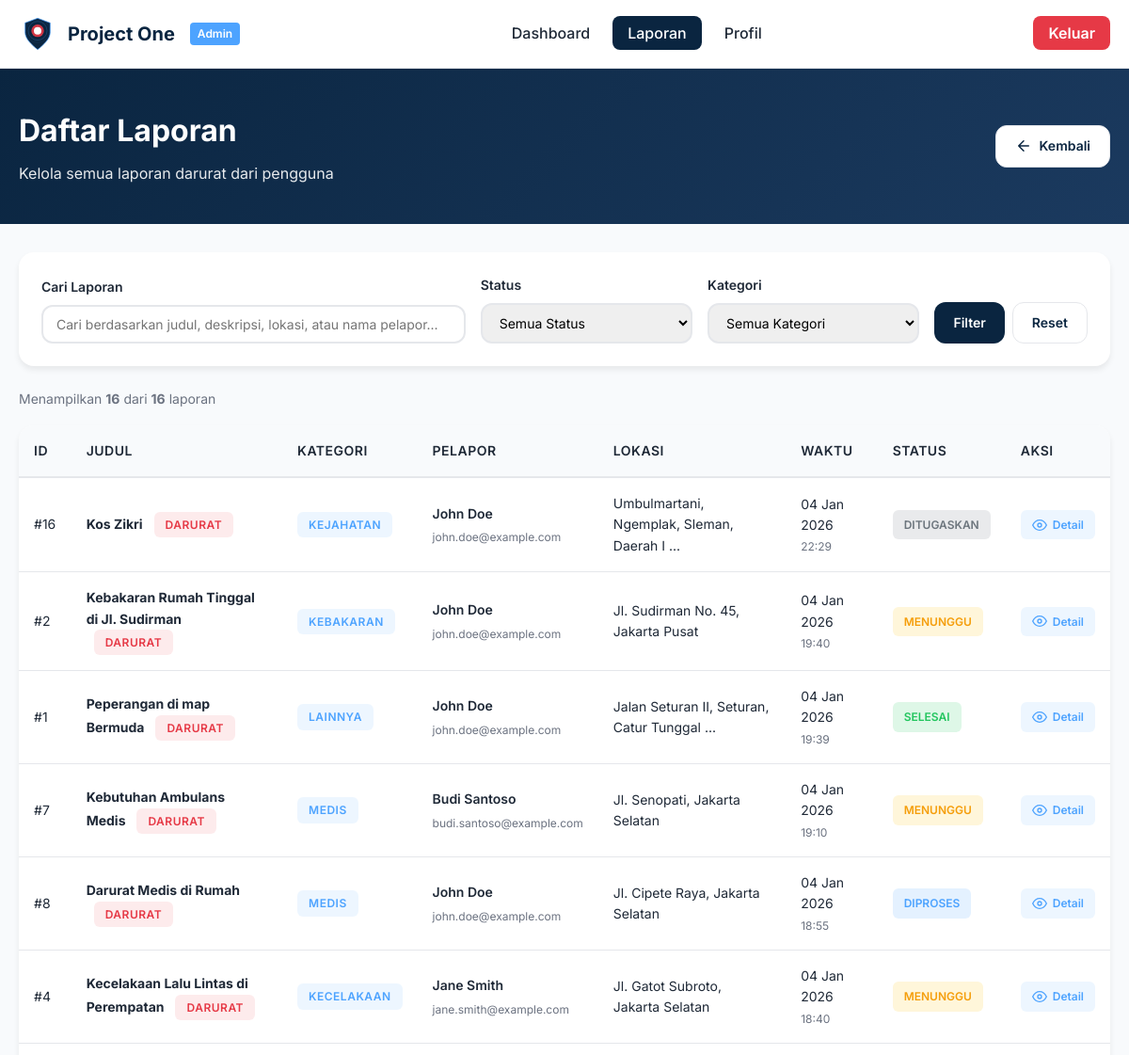
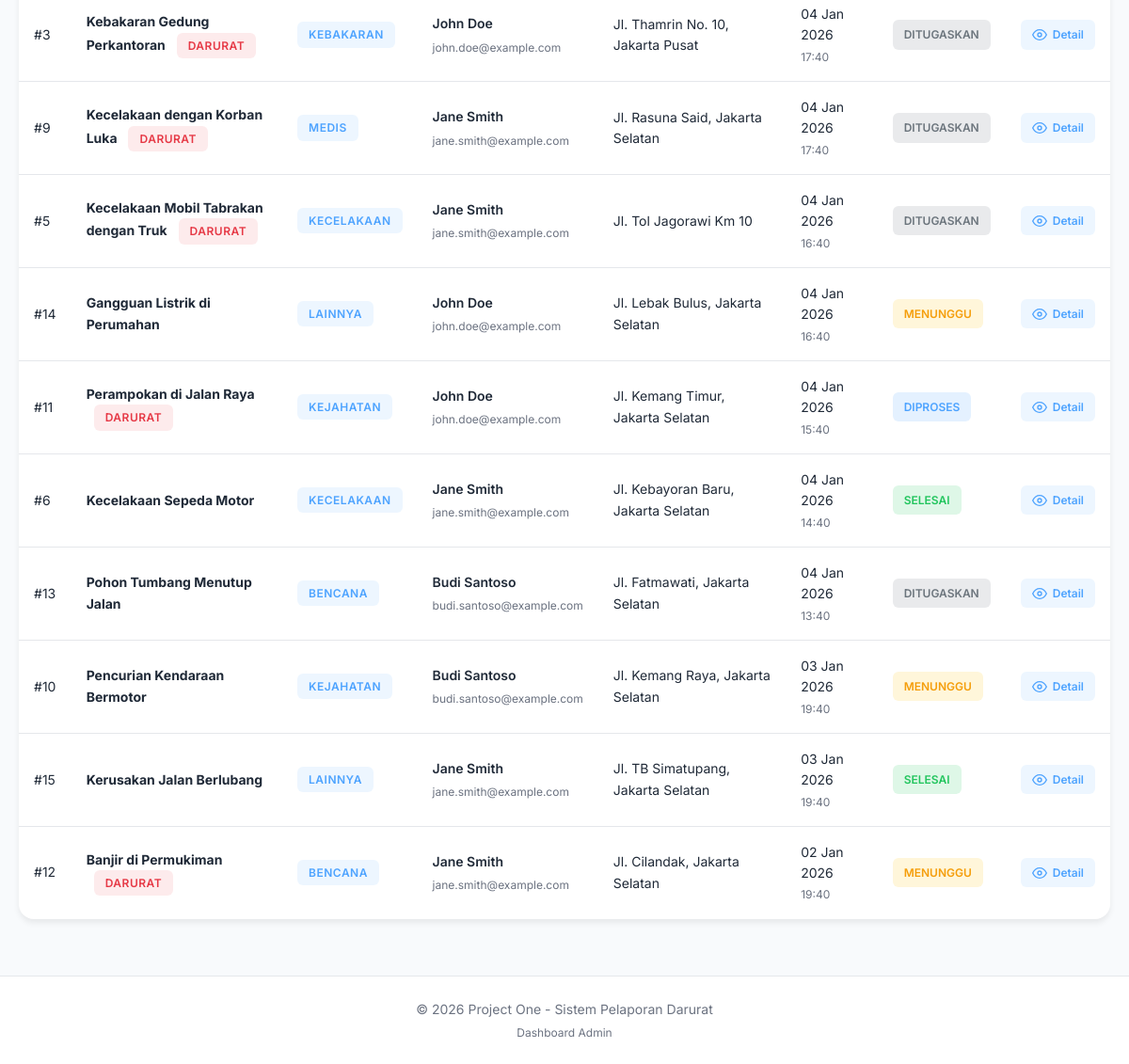
The page /backend/admin/laporan_list.php (signed in) on the database its author committed (2 pictures, top to bottom).
### tables this page shows
CREATE TABLE `reports` (
  `id` int(11) NOT NULL,
  `user_id` int(11) NOT NULL COMMENT 'ID pengguna yang membuat laporan',
  `title` varchar(200) NOT NULL COMMENT 'Judul laporan',
  `category` enum('kecelakaan','kebakaran','medis','kejahatan','bencana','lainnya') NOT NULL COMMENT 'Kategori kejadian',
  `description` text NOT NULL COMMENT 'Deskripsi lengkap kejadian',
  `location` varchar(255) NOT NULL COMMENT 'Lokasi kejadian (alamat)',
  `latitude` decimal(10,8) DEFAULT NULL COMMENT 'Koordinat latitude (untuk GPS)',
  `longitude` decimal(11,8) DEFAULT NULL COMMENT 'Koordinat longitude (untuk GPS)',
  `urgent` tinyint(1) DEFAULT 0 COMMENT 'Flag darurat (1=urgent, 0=normal)',
  `status` enum('pending','processing','dispatched','completed','cancelled') DEFAULT 'pending' COMMENT 'Status laporan',
  `admin_notes` text DEFAULT NULL COMMENT 'Catatan dari admin (dari sistem dispatch)',
  `dispatched_to` varchar(200) DEFAULT NULL COMMENT 'Instansi yang ditugaskan (dari sistem dispatch)',
  `dispatched_at` datetime DEFAULT NULL COMMENT 'Waktu dispatch ke instansi',
  `completed_at` datetime DEFAULT NULL COMMENT 'Waktu laporan selesai',
  `created_at` datetime DEFAULT current_timestamp() COMMENT 'Waktu pembuatan',
  `updated_at` datetime DEFAULT current_timestamp() ON UPDATE current_timestamp() COMMENT 'Waktu update terakhir'
);

CREATE TABLE `users` (
  `id` int(11) NOT NULL,
  `username` varchar(50) NOT NULL COMMENT 'Username untuk login',
  `email` varchar(100) NOT NULL COMMENT 'Email pengguna',
  `password` varchar(255) NOT NULL COMMENT 'Password ter-hash',
  `fullname` varchar(200) NOT NULL COMMENT 'Nama lengkap pengguna',
  `phone` varchar(20) DEFAULT NULL COMMENT 'Nomor telepon (opsional)',
  `status` enum('active','inactive','suspended') DEFAULT 'active' COMMENT 'Status akun pengguna',
  `google_id` varchar(100) DEFAULT NULL COMMENT 'Google OAuth ID',
  `remember_token` varchar(255) DEFAULT NULL COMMENT 'Token untuk remember me',
  `remember_expiry` int(11) DEFAULT NULL COMMENT 'Expiry timestamp untuk remember token',
  `last_login` datetime DEFAULT NULL COMMENT 'Waktu login terakhir',
  `created_at` datetime DEFAULT current_timestamp() COMMENT 'Waktu pembuatan',
  `updated_at` datetime DEFAULT current_timestamp() ON UPDATE current_timestamp() COMMENT 'Waktu update terakhir'
);

### backend/admin/laporan_list.php (the view, shortened to what this page needs)
<?php
$search = $_GET['search'] ?? '';
$page = isset($_GET['page']) ? (int)$_GET['page'] : 1;
$per_page = 20;
$offset = ($page - 1) * $per_page;
$db = getDB();
$reports = [];
$total_reports = 0;
try {
    $where_conditions = [];
    $params = [];
    $where_clause = !empty($where_conditions) ? 'WHERE ' . implode(' AND ', $where_conditions) : '';
    $count_sql = "
        SELECT COUNT(*) as total
        FROM reports r
        LEFT JOIN users u ON r.user_id = u.id
        {$where_clause}
    ";
    $stmt = $db->prepare($count_sql);
    $stmt->execute($params);
    $total_reports = $stmt->fetch()['total'] ?? 0;
    $sql = "
        SELECT r.*, u.username, u.fullname as user_fullname, u.email as user_email, u.phone as user_phone
        FROM reports r
        LEFT JOIN users u ON r.user_id = u.id
        {$where_clause}
        ORDER BY r.created_at DESC
        LIMIT :limit OFFSET :offset
    ";
    $stmt = $db->prepare($sql);
    $stmt->bindValue(':limit', $per_page, PDO::PARAM_INT);
    $stmt->bindValue(':offset', $offset, PDO::PARAM_INT);
    $stmt->execute();
    $reports = $stmt->fetchAll();
} catch (PDOException $e) {
    error_log("Laporan list error: " . $e->getMessage());
    $error = "Terjadi kesalahan saat memuat data. Silakan coba lagi.";
}
$categories = [
    'kecelakaan' => 'Kecelakaan',
    'kebakaran' => 'Kebakaran',
    'medis' => 'Medis',
    'kejahatan' => 'Kejahatan',
    'bencana' => 'Bencana',
    'lainnya' => 'Lainnya'
];
$statuses = [
    'pending' => 'Menunggu',
    'processing' => 'Diproses',
    'dispatched' => 'Ditugaskan',
    'completed' => 'Selesai',
    'cancelled' => 'Dibatalkan'
];
?>
<!DOCTYPE html>
<html lang="id">
<head>
    <link rel="stylesheet" href="../../frontend/assets/css/admin-dashboard.css">
</head>
<body>
    <?php include '../partials/admin_navbar.php'; ?>
    <header class="page-header">
        <div class="container">
            <div class="header-content">
                <div>
                    <h1 class="page-title">Daftar Laporan</h1>
                    <p class="page-subtitle">Kelola semua laporan darurat dari pengguna</p>
                </div>
                <a href="dashboard.php" class="btn btn-secondary">
                    <svg viewBox="0 0 24 24" fill="none" xmlns="http://www.w3.org/2000/svg">
                        <path d="M19 12H5M5 12L12 19M5 12L12 5" stroke="currentColor" stroke-width="2" stroke-linecap="round" stroke-linejoin="round"/>
                    </svg>
                    Kembali
                </a>
            </div>
        </div>
    </header>
    <main class="page-main">
        <div class="container">
            <div class="filter-section">
                <form method="GET" class="filter-form">
                    <div class="filter-group">
                        <label for="search">Cari Laporan</label>
                        <input
                            type="text"
                            id="search"
                            name="search"
                            class="form-input"
                            placeholder="Cari berdasarkan judul, deskripsi, lokasi, atau nama pelapor..."
                            value="<?php echo htmlspecialchars($search); ?>"
                        >
                    </div>
                    <div class="filter-group">
                        <label for="status">Status</label>
                        <select id="status" name="status" class="form-select">
                            <option value="">Semua Status</option>
                        </select>
                    </div>
                    <div class="filter-group">
                        <label for="category">Kategori</label>
                        <select id="category" name="category" class="form-select">
                            <option value="">Semua Kategori</option>
                        </select>
                    </div>
                    <div class="filter-actions">
                        <button type="submit" class="btn btn-primary">Filter</button>
                        <a href="laporan_list.php" class="btn btn-secondary">Reset</a>
                    </div>
                </form>
            </div>
            <div class="results-info">
                <p>Menampilkan <strong><?php echo count($reports); ?></strong> dari <strong><?php echo $total_reports; ?></strong> laporan</p>
            </div>
            <div class="table-container">
                <table class="data-table">
                    <thead>
                        <tr>
                            <th>ID</th>
                            <th>Judul</th>
                            <th>Kategori</th>
                            <th>Pelapor</th>
                            <th>Lokasi</th>
                            <th>Waktu</th>
                            <th>Status</th>
                            <th>Aksi</th>
                        </tr>
                    </thead>
                    <tbody>
                        <?php if (empty($reports)): ?>
                            <tr>
                                <td colspan="8" class="text-center">
                                    <div class="empty-state">
                                        <p>Tidak ada laporan ditemukan</p>
                                        <p class="empty-subtitle">Coba ubah filter atau kata kunci pencarian</p>
                                    </div>
                                </td>
                            </tr>
                        <?php else: ?>
                            <?php foreach ($reports as $report): ?>
                                <tr>
                                    <td>#<?php echo $report['id']; ?></td>
                                    <td>
                                        <div class="report-title-cell">
                                            <strong><?php echo htmlspecialchars($report['title']); ?></strong>
                                            <?php if ($report['urgent']): ?>
                                                <span class="badge badge-urgent">DARURAT</span>
                                            <?php endif; ?>
                                        </div>
                                    </td>
                                    <td>
                                        <span class="badge badge-category">
                                            <?php echo $categories[$report['category']] ?? ucfirst($report['category']); ?>
                                        </span>
                                    </td>
                                    <td>
                                        <div class="user-info">
                                            <strong><?php echo htmlspecialchars($report['user_fullname'] ?? $report['username']); ?></strong>
                                            <small><?php echo htmlspecialchars($report['user_email'] ?? ''); ?></small>
                                        </div>
                                    </td>
                                    <td>
                                        <div class="location-info">
                                            <?php echo htmlspecialchars(mb_substr($report['location'], 0, 40)); ?>
                                            <?php if (mb_strlen($report['location']) > 40): ?>...<?php endif; ?>
                                        </div>
                                    </td>
                                    <td>
                                        <div class="time-info">
                                            <?php echo date('d M Y', strtotime($report['created_at'])); ?>
                                            <small><?php echo date('H:i', strtotime($report['created_at'])); ?></small>
                                        </div>
                                    </td>
                                    <td>
                                        <span class="status-badge status-<?php echo strtolower($report['status']); ?>">
                                            <?php echo $statuses[$report['status']] ?? 'Tidak Diketahui'; ?>
                                        </span>
                                    </td>
                                    <td>
                                        <a href="laporan_detail.php?id=<?php echo $report['id']; ?>" class="btn-action btn-view">
                                            <svg viewBox="0 0 24 24" fill="none" xmlns="http://www.w3.org/2000/svg">
                                                <path d="M1 12C1 12 5 4 12 4C19 4 23 12 23 12C23 12 19 20 12 20C5 20 1 12 1 12Z" stroke="currentColor" stroke-width="2" stroke-linecap="round" stroke-linejoin="round"/>
                                                <circle cx="12" cy="12" r="3" stroke="currentColor" stroke-width="2"/>
                                            </svg>
                                            Detail
                                        </a>
                                    </td>
                                </tr>
                            <?php endforeach; ?>
                        <?php endif; ?>
                    </tbody>
                </table>
            </div>
        </div>
    </main>
    <?php include '../partials/admin_footer.php'; ?>
</body>
</html>

### backend/partials/admin_navbar.php (shortened to what this page needs)
<?php
$current_page = basename($_SERVER['PHP_SELF']);
?>
<nav class="admin-navbar">
    <div class="container">
        <div class="nav-brand">
            <a href="dashboard.php" class="logo-link">
                <span class="logo-text">Project One</span>
                <span class="logo-badge">Admin</span>
            </a>
        </div>
        <ul class="nav-menu">
            <li><a href="dashboard.php" class="nav-link <?php echo ($current_page === 'dashboard.php') ? 'active' : ''; ?>">Dashboard</a></li>
            <li><a href="laporan_list.php" class="nav-link <?php echo ($current_page === 'laporan_list.php') ? 'active' : ''; ?>">Laporan</a></li>
            <li><a href="profile.php" class="nav-link <?php echo ($current_page === 'profile.php') ? 'active' : ''; ?>">Profil</a></li>
        </ul>
        <div class="nav-actions">
            <a href="../auth/logout.php" class="btn-logout">Keluar</a>
        </div>
    </div>
</nav>

### backend/partials/admin_footer.php
<footer class="admin-footer">
    <div class="container">
        <div class="footer-content">
            <p>&copy; <?php echo date('Y'); ?> Project One - Sistem Pelaporan Darurat</p>
            <p class="footer-subtitle">Dashboard Admin</p>
        </div>
    </div>
</footer>

### rows shown on the page
reports: id "16", title "Kos Zikri", urgent "DARURAT", category "KEJAHATAN", user.fullname "John Doe", user.email "john.doe@example.com", location "Umbulmartani, Ngemplak, Sleman, Daerah I", created_at "04 Jan 2026", created_at "22:29", status "DITUGASKAN"
reports: id "2", title "Kebakaran Rumah Tinggal di Jl. Sudirman", urgent "DARURAT", category "KEBAKARAN", user.fullname "John Doe", user.email "john.doe@example.com", location "Jl. Sudirman No. 45, Jakarta Pusat", created_at "04 Jan 2026", created_at "19:40", status "MENUNGGU"
reports: id "1", title "Peperangan di map Bermuda", urgent "DARURAT", category "LAINNYA", user.fullname "John Doe", user.email "john.doe@example.com", location "Jalan Seturan II, Seturan, Catur Tunggal", created_at "04 Jan 2026", created_at "19:39", status "SELESAI"
reports: id "7", title "Kebutuhan Ambulans Medis", urgent "DARURAT", category "MEDIS", user.fullname "Budi Santoso", user.email "budi.santoso@example.com", location "Jl. Senopati, Jakarta Selatan", created_at "04 Jan 2026", created_at "19:10", status "MENUNGGU"
reports: id "8", title "Darurat Medis di Rumah", urgent "DARURAT", category "MEDIS", user.fullname "John Doe", user.email "john.doe@example.com", location "Jl. Cipete Raya, Jakarta Selatan", created_at "04 Jan 2026", created_at "18:55", status "DIPROSES"
reports: id "4", title "Kecelakaan Lalu Lintas di Perempatan", urgent "DARURAT", category "KECELAKAAN", user.fullname "Jane Smith", user.email "jane.smith@example.com", location "Jl. Gatot Subroto, Jakarta Selatan", created_at "04 Jan 2026", created_at "18:40", status "MENUNGGU"
reports: id "3", title "Kebakaran Gedung Perkantoran", urgent "DARURAT", category "KEBAKARAN", user.fullname "John Doe", user.email "john.doe@example.com", location "Jl. Thamrin No. 10, Jakarta Pusat", created_at "04 Jan 2026", created_at "17:40", status "DITUGASKAN"
reports: id "9", title "Kecelakaan dengan Korban Luka", urgent "DARURAT", category "MEDIS", user.fullname "Jane Smith", user.email "jane.smith@example.com", location "Jl. Rasuna Said, Jakarta Selatan", created_at "04 Jan 2026", created_at "17:40", status "DITUGASKAN"
reports: id "5", title "Kecelakaan Mobil Tabrakan dengan Truk", urgent "DARURAT", category "KECELAKAAN", user.fullname "Jane Smith", user.email "jane.smith@example.com", location "Jl. Tol Jagorawi Km 10", created_at "04 Jan 2026", created_at "16:40", status "DITUGASKAN"
reports: id "14", title "Gangguan Listrik di Perumahan", category "LAINNYA", user.fullname "John Doe", user.email "john.doe@example.com", location "Jl. Lebak Bulus, Jakarta Selatan", created_at "04 Jan 2026", created_at "16:40", status "MENUNGGU"
reports: id "11", title "Perampokan di Jalan Raya", urgent "DARURAT", category "KEJAHATAN", user.fullname "John Doe", user.email "john.doe@example.com", location "Jl. Kemang Timur, Jakarta Selatan", created_at "04 Jan 2026", created_at "15:40", status "DIPROSES"
reports: id "6", title "Kecelakaan Sepeda Motor", category "KECELAKAAN", user.fullname "Jane Smith", user.email "jane.smith@example.com", location "Jl. Kebayoran Baru, Jakarta Selatan", created_at "04 Jan 2026", created_at "14:40", status "SELESAI"
reports: id "13", title "Pohon Tumbang Menutup Jalan", category "BENCANA", user.fullname "Budi Santoso", user.email "budi.santoso@example.com", location "Jl. Fatmawati, Jakarta Selatan", created_at "04 Jan 2026", created_at "13:40", status "DITUGASKAN"
reports: id "10", title "Pencurian Kendaraan Bermotor", category "KEJAHATAN", user.fullname "Budi Santoso", user.email "budi.santoso@example.com", location "Jl. Kemang Raya, Jakarta Selatan", created_at "03 Jan 2026", created_at "19:40", status "MENUNGGU"
reports: id "15", title "Kerusakan Jalan Berlubang", category "LAINNYA", user.fullname "Jane Smith", user.email "jane.smith@example.com", location "Jl. TB Simatupang, Jakarta Selatan", created_at "03 Jan 2026", created_at "19:40", status "SELESAI"
reports: id "12", title "Banjir di Permukiman", urgent "DARURAT", category "BENCANA", user.fullname "Jane Smith", user.email "jane.smith@example.com", location "Jl. Cilandak, Jakarta Selatan", created_at "02 Jan 2026", created_at "19:40", status "MENUNGGU"

### other values the page prints
count($reports) "16"
$total_reports "16"
